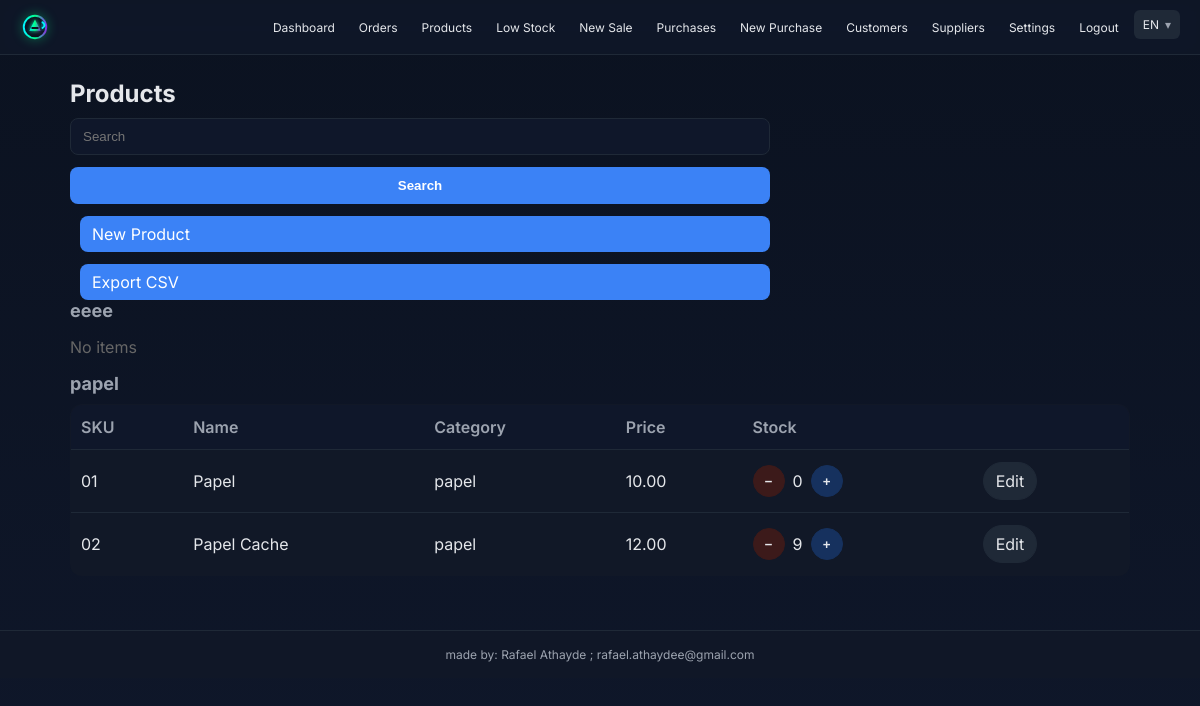
/products (signed in), run on the app's committed database.
### inventory_app/app.py (models this page shows)
class Category(db.Model):
    id = db.Column(db.Integer, primary_key=True)
    name = db.Column(db.String(255), nullable=False)
    description = db.Column(db.Text)
    user_id = db.Column(db.Integer, db.ForeignKey("user.id"))

class Product(db.Model):
    id = db.Column(db.Integer, primary_key=True)
    sku = db.Column(db.String(64), nullable=False)
    name = db.Column(db.String(255), nullable=False)
    category = db.Column(db.String(128))
    category_id = db.Column(db.Integer, db.ForeignKey("category.id"), nullable=True)
    created_at = db.Column(db.DateTime, default=datetime.utcnow)
    price = db.Column(db.Float, default=0)
    stock = db.Column(db.Integer, default=0)
    user_id = db.Column(db.Integer, db.ForeignKey("user.id"))
    category_rel = db.relationship("Category")
    __table_args__ = (db.UniqueConstraint("user_id", "sku", name="uq_product_user_sku"),)

### inventory_app/app.py (the view)
@app.route("/products")
@require_login
@require_paid
def products_list():
    q = request.args.get("q", "").strip()
    uid = session.get("uid")
    if q:
        like = f"%{q.lower()}%"
        products = Product.query.filter(Product.user_id == uid).filter(
            or_(
                func.lower(Product.name).like(like),
                func.lower(Product.sku).like(like),
                func.lower(Product.category).like(like),
            )
        ).order_by(Product.name.asc()).all()
        groups = [("Search Results", products)]
        return render_template("products_list.html", groups=groups, q=q, search_mode=True)
    else:
        groups = []
        cats = Category.query.filter(Category.user_id == uid).order_by(Category.name.asc()).all()
        for c in cats:
            items = Product.query.filter(Product.user_id == uid, Product.category_id == c.id).order_by(Product.name.asc()).all()
            groups.append((c.name, items))
        uncats = Product.query.filter(Product.user_id == uid, Product.category_id == None).order_by(Product.name.asc()).all()
        if uncats:
            groups.insert(0, ("Uncategorized", uncats))
        return render_template("products_list.html", groups=groups, q="", search_mode=False)

### inventory_app/app.py (called while the page is built)
def get_lang():
    l = session.get("lang", "en")
    return l if l in ("en", "pt") else "en"

def t(key):
    lang = get_lang()
    m = TRANSLATIONS.get(lang, {})
    return m.get(key, key)

def require_login(f):
    @wraps(f)
    def wrapper(*args, **kwargs):
        if not session.get("uid"):
            return redirect(url_for("auth_login"))
        return f(*args, **kwargs)
    return wrapper

def current_user():
    uid = session.get("uid")
    return User.query.get(uid) if uid else None

@app.context_processor
def inject_globals():
    u = current_user()
    return {
        "user": u,
        "is_admin": bool(u and u.is_admin),
        "logged_in": bool(session.get("uid")),
        "paid_access": bool(u and has_active_access(u.id)),
        "t": t,
        "lang": get_lang()
    }

def has_active_access(uid):
    now = datetime.utcnow()
    q = LicenseKey.query.filter(LicenseKey.redeemed_by_user_id == uid, LicenseKey.status == "active")
    q = q.filter((LicenseKey.expires_at == None) | (LicenseKey.expires_at > now))
    return q.first() is not None

def require_paid(f):
    @wraps(f)
    def wrapper(*args, **kwargs):
        uid = session.get("uid")
        if not uid or not has_active_access(uid):
            return redirect(url_for("buy"))
        return f(*args, **kwargs)
    return wrapper

### inventory_app/templates/products_list.html
{% extends "base.html" %}
{% block content %}
<h1>{{ t('Products') }}</h1>
<form method="get">
  <input type="text" name="q" value="{{ q }}" placeholder="{{ t('Search') }}">
  <button type="submit">{{ t('Search') }}</button>
  <a class="btn" href="{{ url_for('products_new') }}">{{ t('New Product') }}</a>
  <a class="btn" href="{{ url_for('products_export') }}">{{ t('Export CSV') }}</a>
</form>
{% for group_name, items in groups %}
<h2>{{ t(group_name) if group_name in ('Uncategorized','Search Results') else group_name }}</h2>
{% if items|length == 0 %}
<p style="color:#666">{{ t('No items') }}</p>
{% else %}
<table>
  <tr><th>{{ t('SKU') }}</th><th>{{ t('Name') }}</th><th>{{ t('Category') }}</th><th>{{ t('Price') }}</th><th>{{ t('Stock') }}</th><th></th></tr>
  {% for p in items %}
  <tr>
    <td>{{ p.sku }}</td>
    <td>{{ p.name }}</td>
    <td>{{ p.category_rel.name if p.category_rel else p.category }}</td>
    <td>{{ "%.2f"|format(p.price) }}</td>
    <td>
      <div style="display:flex;align-items:center;gap:8px">
        <form method="post" action="{{ url_for('product_stock_decrement', pid=p.id) }}">
          <button type="submit" class="icon-btn minus">−</button>
        </form>
        <span>{{ p.stock }}</span>
        <form method="post" action="{{ url_for('product_stock_increment', pid=p.id) }}">
          <button type="submit" class="icon-btn plus">+</button>
        </form>
      </div>
    </td>
    <td><a class="edit-btn" href="{{ url_for('products_edit', pid=p.id) }}">{{ t('Edit') }}</a></td>
  </tr>
  {% endfor %}
</table>
{% endif %}
{% endfor %}
{% endblock %}

### inventory_app/templates/base.html (shortened to what this page needs)
<!doctype html>
<html lang="en">
<head>
  <link rel="stylesheet" href="{{ url_for('static', filename='style.css') }}">
</head>
<body>
  <header class="topbar">
    <div class="topbar-inner">
      <a class="brand" href="{{ url_for('dashboard') if logged_in else url_for('landing') }}">
        <img src="{{ url_for('static', filename='logo_gaming.svg') }}" alt="Athayde" class="brand-logo">
      </a>
      <nav class="menu">
        {% if logged_in %}
          <a href="{{ url_for('dashboard') }}">{{ t('Dashboard') }}</a>
          <a href="{{ url_for('orders_list') }}">{{ t('Orders') }}</a>
          <a href="{{ url_for('products_list') }}">{{ t('Products') }}</a>
          <a href="{{ url_for('low_stock_view') }}">{{ t('Low Stock') }}</a>
          <a href="{{ url_for('orders_new') }}">{{ t('New Sale') }}</a>
          <a href="{{ url_for('purchases_list') }}">{{ t('Purchases') }}</a>
          <a href="{{ url_for('purchases_new') }}">{{ t('New Purchase') }}</a>
          <a href="{{ url_for('customers_list') }}">{{ t('Customers') }}</a>
          <a href="{{ url_for('suppliers_list') }}">{{ t('Suppliers') }}</a>
          <a href="{{ url_for('account_settings') }}">{{ t('Settings') }}</a>
          <a href="{{ url_for('auth_logout') }}">{{ t('Logout') }}</a>
          <div class="dropdown">
            <a class="dropdown-toggle">{{ lang|upper }}</a>
          </div>
        {% endif %}
      </nav>
    </div>
  </header>
  <main class="container">
    {% block content %}{% endblock %}
  </main>
  <footer class="footer">
    made by: Rafael Athayde ; rafael.athaydee@gmail.com
  </footer>
</body>
</html>

### inventory_app/static/style.css (style rules this page uses)
:root { --bg:#0f172a; --surface:#0b1220; --panel:#111827; --muted:#9ca3af; --text:#e5e7eb; --border:#1f2937; --primary:#3b82f6; --primary-contrast:#ffffff }
* { box-sizing:border-box }
html,body { height:100% }
body { margin:0; background:linear-gradient(180deg,#0b1220 0%,#0f172a 100%); color:var(--text); font-family:'Inter',system-ui,-apple-system,Segoe UI,Roboto,Helvetica,Arial,sans-serif; -webkit-font-smoothing:antialiased; -moz-osx-font-smoothing:grayscale }
.topbar { position:sticky; top:0; background:rgba(17,24,39,0.8); backdrop-filter:saturate(180%) blur(10px); border-bottom:1px solid var(--border) }
.topbar-inner { max-width:100%; margin:0 auto; padding:12px 20px; display:flex; align-items:center; justify-content:space-between }
.brand { display:flex;align-items:center;gap:10px;text-decoration:none }
.brand-logo { height:30px;width:auto;display:block;filter:drop-shadow(0 0 6px rgba(0,255,136,.35)) }
.menu { display:flex;gap:6px;flex-wrap:nowrap;white-space:nowrap;overflow:visible }
.menu a { color:var(--text); text-decoration:none; padding:6px 8px; border-radius:6px; border:1px solid transparent ;font-size:12px }
.container { max-width:1100px; margin:0 auto; padding:24px 20px }
h1,h2 { margin:0 0 10px }
h1 { font-size:24px }
h2 { font-size:18px;color:var(--muted) }
table { width:100%; border-collapse:collapse; margin-top:10px; background:var(--panel); border:1px solid var(--border); border-radius:12px; overflow:hidden }
th,td { padding:12px 10px;text-align:left;border-bottom:1px solid var(--border) }
th { background:#0f172a;color:var(--muted);font-weight:600 }
form { display:flex; flex-direction:column; gap:12px; max-width:700px }
input,select,button { padding:10px 12px; border-radius:8px; border:1px solid var(--border); background:#0f172a; color:var(--text) }
button { background:var(--primary); color:var(--primary-contrast); border-color:transparent; font-weight:600; cursor:pointer }
.btn { display:inline-block; margin-left:10px; background:var(--primary); color:var(--primary-contrast); padding:8px 12px; border-radius:8px; text-decoration:none }
.edit-btn { display:inline-block; padding:8px 12px; border-radius:999px; background:#1f2937; color:var(--text); text-decoration:none; border:1px solid var(--border) }
.dropdown { position:relative;display:inline-block }
.dropdown-toggle { background:#1f2937; color:var(--text); border:1px solid var(--border); border-radius:8px; padding:8px 10px; text-decoration:none; cursor:pointer }
.dropdown-toggle:after { content:"▾";margin-left:6px;color:var(--muted);font-size:12px }
.icon-btn { width:32px; height:32px; border-radius:999px; display:inline-flex; align-items:center; justify-content:center; font-weight:700; border:1px solid var(--border); background:#0f172a; color:var(--text); cursor:pointer }
.icon-btn.plus { background:#16315e;border-color:#16315e }
.icon-btn.minus { background:#3c1a1a;border-color:#3c1a1a }
.footer { margin-top:30px; padding:16px 20px; text-align:center; color:var(--muted); font-size:12px; border-top:1px solid var(--border); background:rgba(17,24,39,0.6) }

### data on the page
Category: name "eeee", t "No items"
Category: name "papel", t "SKU", t "Name", t "Category", t "Price", t "Stock"
Product: sku "01", name "Papel", category_rel "papel", price "10.00", stock "0", t "Edit"
Product: sku "02", name "Papel Cache", category_rel "papel", price "12.00", stock "9", t "Edit"

### other printed values
{{ t('Dashboard') }} "Dashboard"
{{ t('Orders') }} "Orders"
{{ t('Products') }} "Products"
{{ t('Low Stock') }} "Low Stock"
{{ t('New Sale') }} "New Sale"
{{ t('Purchases') }} "Purchases"
{{ t('New Purchase') }} "New Purchase"
{{ t('Customers') }} "Customers"
{{ t('Suppliers') }} "Suppliers"
{{ t('Settings') }} "Settings"
{{ t('Logout') }} "Logout"
{{ lang|upper }} "EN"
{{ t('Search') }} "Search"
{{ t('New Product') }} "New Product"
{{ t('Export CSV') }} "Export CSV"
